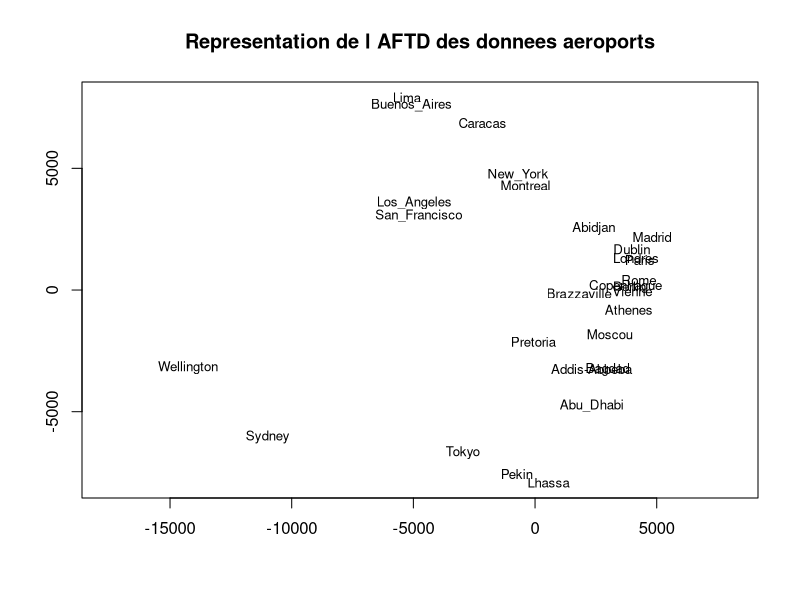
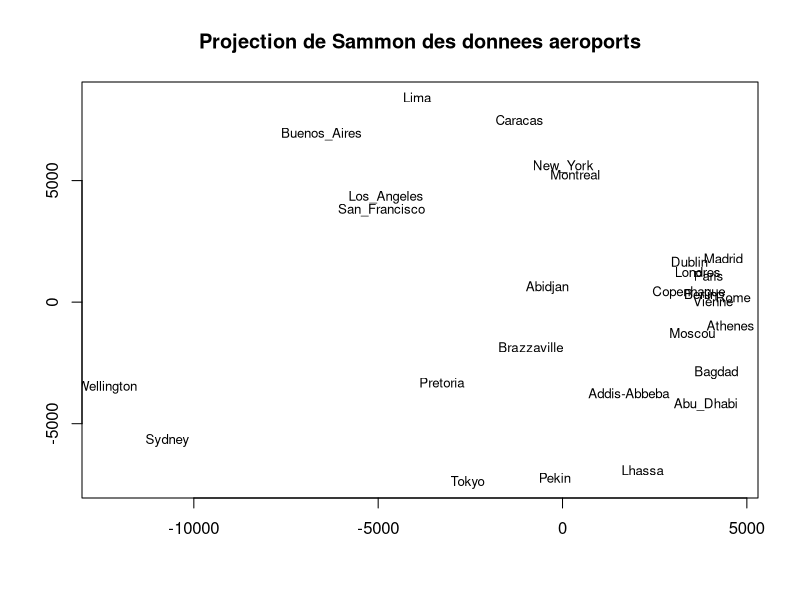
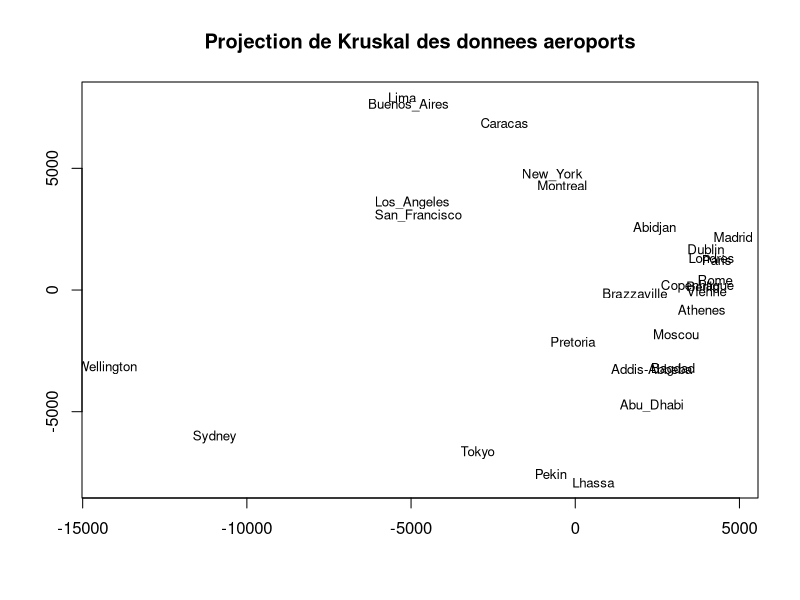
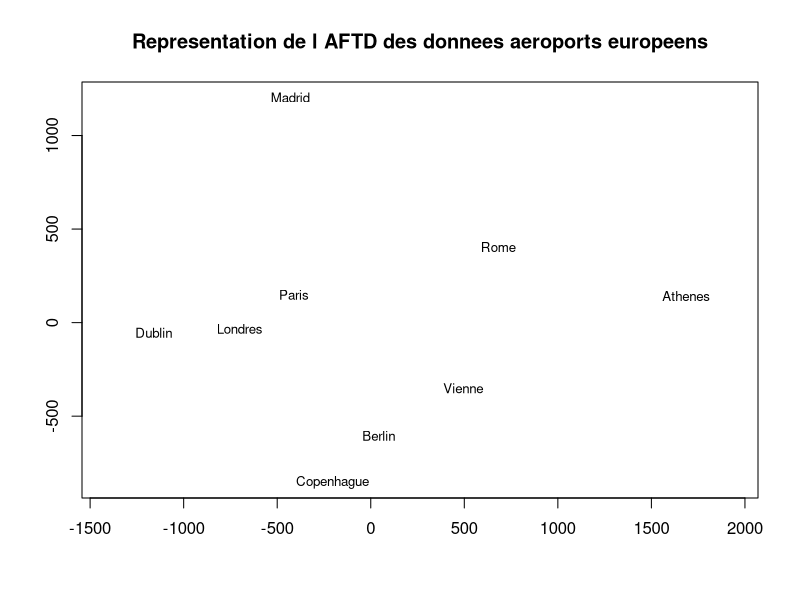
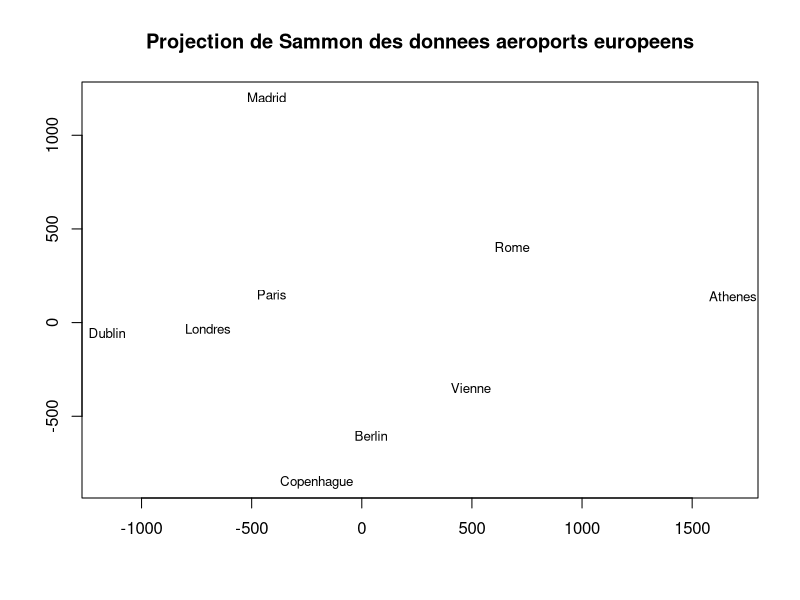
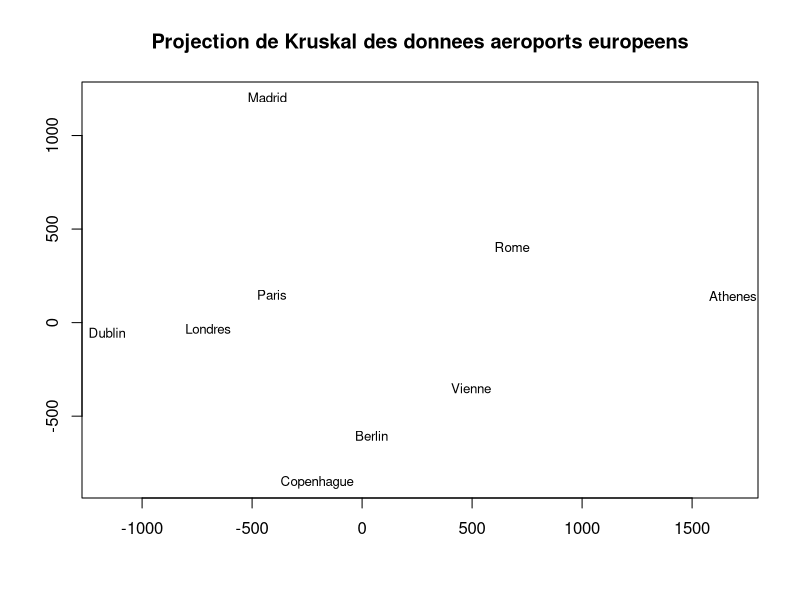

Recreate these plots in R, in order.
library(MASS)

graph <- function(data, name) {
    aftd <- cmdscale(data, k = 2)
    pngname <- paste(substitute(data), 'Aftd.png', sep = '')
    png(pngname)
    plot(aftd[, 1], aftd[, 2],
         type = 'n',
         main = paste('Representation de l AFTD des donnees', name),
         xlab = '',
         ylab = '',
         asp = 1)
    text(aftd[, 1], aftd[, 2],
         rownames(data),
         cex = 0.8)
    dev.off()
    cat(pngname, 'sauvegardee\n\n')

    mat <- as.matrix(data)

    sammon <- sammon(mat, aftd, k = 2)
    pngnameSammon <- paste(substitute(data), 'Sammon.png', sep = '')
    png(pngnameSammon, width = 500, height = 500)
    plot(sammon$points[, 1], sammon$points[, 2],
         type = 'n',
         main = paste('Projection de Sammon des donnees', name),
         xlab = '',
         ylab = '',
         xlim = range(sammon$points[, 1]),
         ylim = range(sammon$points[, 2]))
    text(sammon$points[, 1], sammon$points[, 2],
         rownames(data),
         cex = 0.8)
    dev.off()
    cat(pngnameSammon, 'sauvegardee\n\n')

    kruskal <- isoMDS(mat, aftd, k = 2)
    pngnameKruskal <- paste(substitute(data), 'Kruskal.png', sep = '')
    png(pngnameKruskal, width = 500, height = 500)
    plot(kruskal$points[, 1], kruskal$points[, 2],
         type = 'n',
         main = paste('Projection de Kruskal des donnees', name),
         xlab = '',
         ylab = '',
         xlim = range(kruskal$points[, 1]),
         ylim = range(kruskal$points[, 2]))
    text(kruskal$points[, 1], kruskal$points[, 2],
         rownames(data),
         cex = 0.8)
    dev.off()
    cat(pngnameKruskal, 'sauvegardee\n\n')
}

airports <- read.table('airports2.txt', header = F, row.names = 1)
airports.name <- 'aeroports'
graph(airports, airports.name)

europeansAirportsNames <- c('Athenes', 'Berlin', 'Copenhague', 'Dublin',
                            'Londres', 'Madrid', 'Paris',
                            'Rome', 'Vienne')
europeansAirports <- airports[europeansAirportsNames,
                              which(rownames(airports) %in%
                                    europeansAirportsNames)]
europeansAirports.name <- 'aeroports europeens'
graph(europeansAirports, europeansAirports.name)
